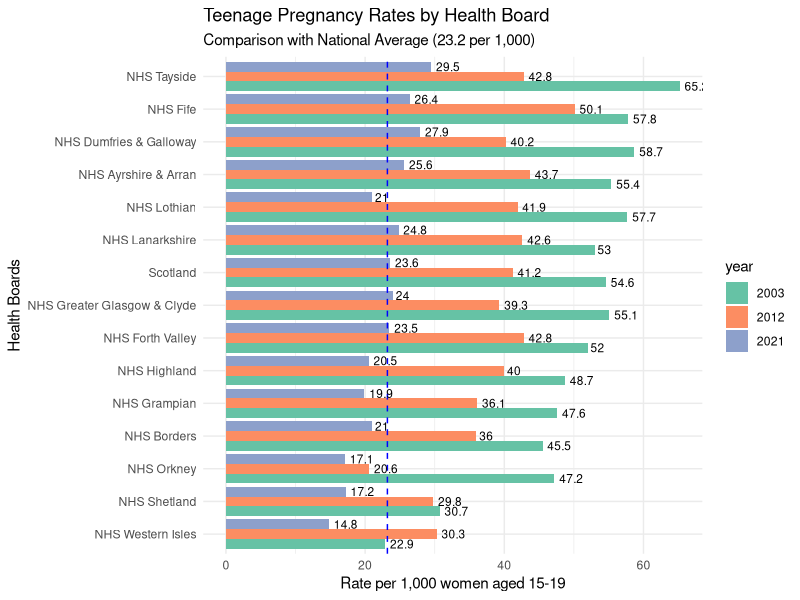
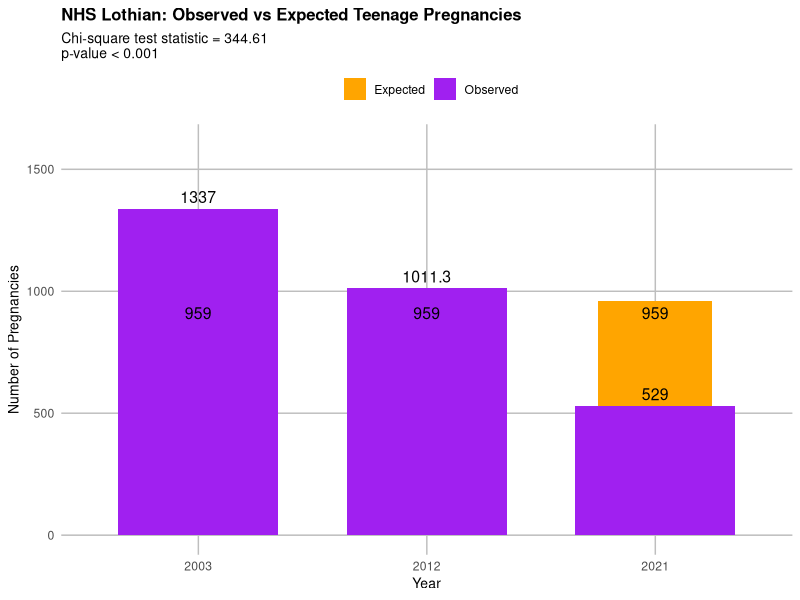
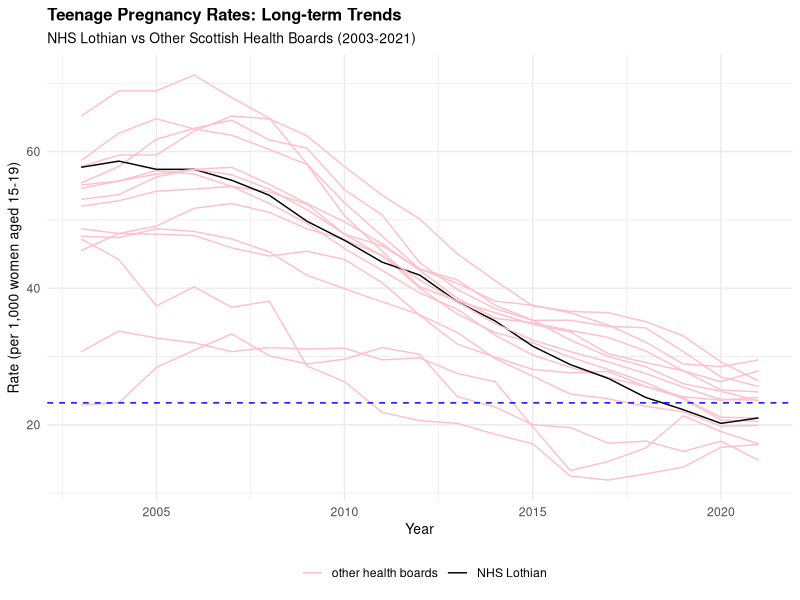

Here is the R script that generated these plots, in order:
## ---- chunk 1
library(tidyverse)
library(ggplot2)
## ---- chunk 2
#Load and inspect data

TPA.data <- read.csv("ScotPHO_datatab_extract_2024-11-23.csv")

#data structure and summary statistics 

str(TPA.data)
head(TPA.data)
summary(TPA.data)
## ---- chunk 3
#check for missing values

missing_values <- sum(is.na(TPA.data))
cat("Number of missing values:", missing_values, "/n")

#conversion of year to character for initial analysis

TPA.data$year <- as.character(TPA.data$year) 
TPA.data %>% head()
## ---- chunk 4
#Mean TPR for each health board by year

mean.tpa <- TPA.data %>%
  group_by(year, area_name) %>%
  summarise(mean.tpa = mean(measure), .group = 'drop') %>% ungroup() 

#Regional comparison visualization

mean.tpa %>% filter(year %in% c(2003, 2012, 2021)) %>% 
  mutate(year = as.factor(year)) %>%
ggplot(aes(reorder(area_name, mean.tpa), mean.tpa, fill = year)) +
  geom_bar(stat = "identity", position = "dodge") +
  geom_hline(yintercept = 23.2, linetype= "dashed", color = "blue") + 
  geom_text(aes(label=round(mean.tpa, 1)), 
            position = position_dodge(width = 0.9),
            hjust = -0.2,
            size = 3) +
  coord_flip() +
  labs(title = "Teenage Pregnancy Rates by Health Board",
       subtitle = "Comparison with National Average (23.2 per 1,000)",
       x = "Health Boards", 
       y = "Rate per 1,000 women aged 15-19",
       fill = "year") +
  theme_minimal()+
  scale_fill_brewer(palette = "Set2")
## ---- chunk 5
#Preparation of data for statistical analysis

stats_data <- TPA.data %>%
  filter(area_name == "NHS Lothian" &
           year %in% c(2003, 2012, 2021)) %>%
  select(year, numerator)

#calculation for observed and expected values

Observed <- as.numeric(stats_data$numerator)
Expected <- rep(mean(Observed),3)

#chi-square test for statistical analysis

chi_test <- chisq.test(Observed, p = Expected/sum(Expected))

# conversion of year to factor to create dataframe for visualization

chi_plot_data <- data.frame(
  Year = factor(c("2003", "2012", "2021")),
  Observed = Observed,
  Expected = Expected
) 
#creating statistical visualization

ggplot(chi_plot_data) +
  geom_col(aes(x = Year, y = Expected, fill = "Expected"),
           position = position_identity (), width = 0.5) +
  geom_col(aes(x = Year, y = Observed, fill = "Observed"),
           position = position_identity(), 
           width = 0.7) +
  
#labels and titles
  
  labs(title = "NHS Lothian: Observed vs Expected Teenage Pregnancies",
       subtitle = paste("Chi-square test statistic =", round(chi_test$statistic, 2),
                        "\np-value < 0.001"),
       y = "Number of Pregnancies",
       x = "Year",
       fill = "") +
  scale_fill_manual(values = c("Observed" = "purple", "Expected" = "orange")) +
  
  geom_text(aes(x = Year, y = Observed, 
                label = Observed),
            vjust = -0.5, size = 4) +
  geom_text(aes(x = Year, y = Expected, label = round(Expected,0)),
            vjust = 1.5, 
            size = 4) +
  
  theme_minimal() +
  theme(
    plot.title = element_text(size = 12, face = "bold"),
    plot.subtitle = element_text(size = 10),
    axis.title = element_text(size = 10),
    legend.position = "top",
    panel.grid.major = element_line(color = "gray"),
    panel.grid.minor = element_blank()
    ) +
    ylim(0, max(chi_plot_data$Observed)*1.2)
  
## ---- chunk 6
#conversion of year variable back to numeric for trend analysis
TPA.data$year <- as.numeric(TPA.data$year) 

#creating trend visualization
TPA.data %>% group_by(year) %>% 
  ggplot(aes(x= year, y= measure, fill = area_name, colour = area_name == "NHS Lothian")) +
  geom_line(stat = "identity") +
  geom_hline(yintercept = 23.2, color = "blue", linetype = "dashed") +
  theme_minimal() +
  theme(legend.position = "bottom") +
  scale_color_manual(values = c("TRUE" = "black", linetype = "bold", "FALSE" = "pink"),
 labels = c("TRUE" = "NHS Lothian", "FALSE" = "other health boards")) +
  scale_size_manual(values = c("TRUE" = 1.5, "FALSE" = 0.5), guide = "none") +
  guides(colour = guide_legend(title = "")) +
  labs(title = "Teenage Pregnancy Rates: Long-term Trends",
       subtitle = "NHS Lothian vs Other Scottish Health Boards (2003-2021)",
x = "Year",
y = "Rate (per 1,000 women aged 15-19)") +
  theme(
    plot.title = element_text(size = 12, face = "bold"),
    plot.subtitle = element_text(size = 10),
    axis.title = element_text(size = 10)
    )

